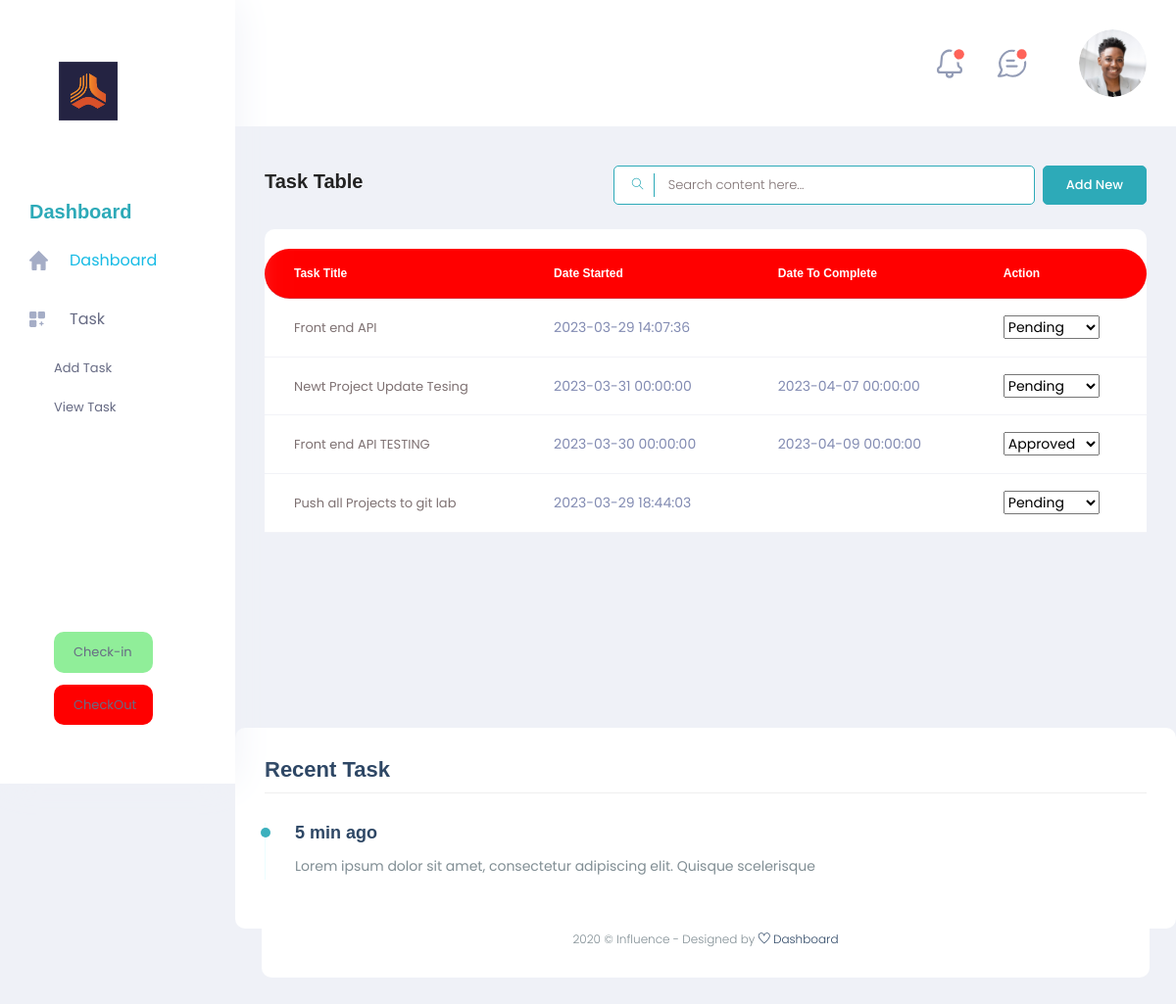
The app's page /staff/viewtask.php (signed in) with its own data.
### tables this page shows
CREATE TABLE `sys_task` (
  `task_id` int(11) NOT NULL,
  `task_name` varchar(30) DEFAULT NULL,
  `date_started` datetime DEFAULT NULL,
  `date_end` datetime DEFAULT NULL,
  `supervisor` varchar(30) DEFAULT NULL,
  `task_status` enum('P','A','PR') NOT NULL DEFAULT 'P' COMMENT 'P:Pending, A:Approved, PR:Processing',
  `assigned_to` varchar(30) NOT NULL
);

### staff/staffsession.php (called while the page is built, shortened)
<?php
        if(isset($_SESSION['userid'])){
            $sid = $_SESSION['userid'];
        }else{
            echo "Not set";
                header("location: login.php ");
        }
?>

### staff/viewtask.php (the view, shortened to what this page needs)
<?php
    include_once "staffsession.php";
    include_once "staff-side.php";
?>
<div class="main_content_iner ">
    <div class="container-fluid p-0">
        <div class="row justify-content-center">
            <div class="col-12">
                <div class="QA_section">
                    <div class="white_box_tittle list_header">
                        <h4>Task Table</h4>
                        <div class="box_right d-flex lms_block">
                            <div class="serach_field_2">
                                <div class="search_inner">
                                    <form Active="#" action="searchtask.php" method="POST">
                                        <div class="search_field">
                                            <input type="text" name="search" placeholder="Search content here...">
                                        </div>
                                        <button type="submit" name="submit"> <i class="ti-search"></i> </button>
                                    </form>
                                </div>
                            </div>
                            <div class="add_button ms-2">
                                <a href="#" data-bs-toggle="modal" data-bs-target="#addcategory" class="btn_1">Add
                                    New</a>
                            </div>
                        </div>
                    </div>
                    <div class="QA_table mb_30">
                        <table class="table lms_table_active">
                            <thead>
                                <tr>
                                    <th scope="col">Task Title</th>
                                    <th scope="col">Date Started</th>
                                    <th scope="col">Date to Complete </th>
                                    <th scope="col">Action</th>
                                </tr>
                            </thead>
                            <tbody>
                                <?php
                                    $queryTable = mysqli_query($conn, "SELECT * FROM sys_task where assigned_to = '$sid'");
                                    while($rowTable = mysqli_fetch_array($queryTable)){
                                ?>
                                <tr>
                                <tr>
                                    <th scope="row"> <a href="#"
                                            class="question_content"><?php echo $rowTable['task_name'];?> </a>
                                    </th>
                                    <td><?php echo $rowTable['date_started'];?></td>
                                    <td><?php echo $rowTable['date_end'];?></td>
                                    <td><a href="#" class="">
                                            <select id="status" name="status">
                                                <option <?php if($rowTable['task_status']=='P'){ echo 'selected'; } ?>
                                                    value="P"> Pending
                                                </option>
                                                <option <?php if($rowTable['task_status']=='A'){ echo 'selected'; } ?>
                                                    value="A">Approved</option>
                                            </select>
                                    </td></a>
                                </tr>
                                <?php }?>
                            </tbody>
                        </table>
                    </div>
                </div>
            </div>
        </div>
    </div>
</div>
<div class="col-xl-12   ">
    <div class="white_box card_height_100">
        <div class="box_header border_bottom_1px  ">
            <div class="main-title">
                <h3 class="mb_25">Recent Task</h3>
            </div>
        </div>
        <div class="Activity_timeline">
            <ul>
                <li>
                    <div class="activity_bell"></div>
                    <div class="activity_wrap">
                        <h6>5 min ago</h6>
                        <p>Lorem ipsum dolor sit amet, consectetur adipiscing elit. Quisque scelerisque
                        </p>
                    </div>
                </li>
            </ul>
        </div>
    </div>
</div>
<div class="footer_part">
    <div class="container">
        <div class="row">
            <div class="col-lg-12">
                <div class="footer_iner text-center">
                    <p>2020 © Influence - Designed by <a href="#"> <i class="ti-heart"></i> </a><a href="#">
                            Dashboard</a></p>
                </div>
            </div>
        </div>
    </div>
</div>
</body>
</html>

### records on screen
sys_task: task_name "Front end API", date_started "2023-03-29 14:07:36", status "Pending"
sys_task: task_name "Newt Project Update Tesing", date_started "2023-03-31 00:00:00", date_end "2023-04-07 00:00:00", status "Pending"
sys_task: task_name "Front end API TESTING", date_started "2023-03-30 00:00:00", date_end "2023-04-09 00:00:00", status "Approved"
sys_task: task_name "Push all Projects to git lab", date_started "2023-03-29 18:44:03", status "Pending"
